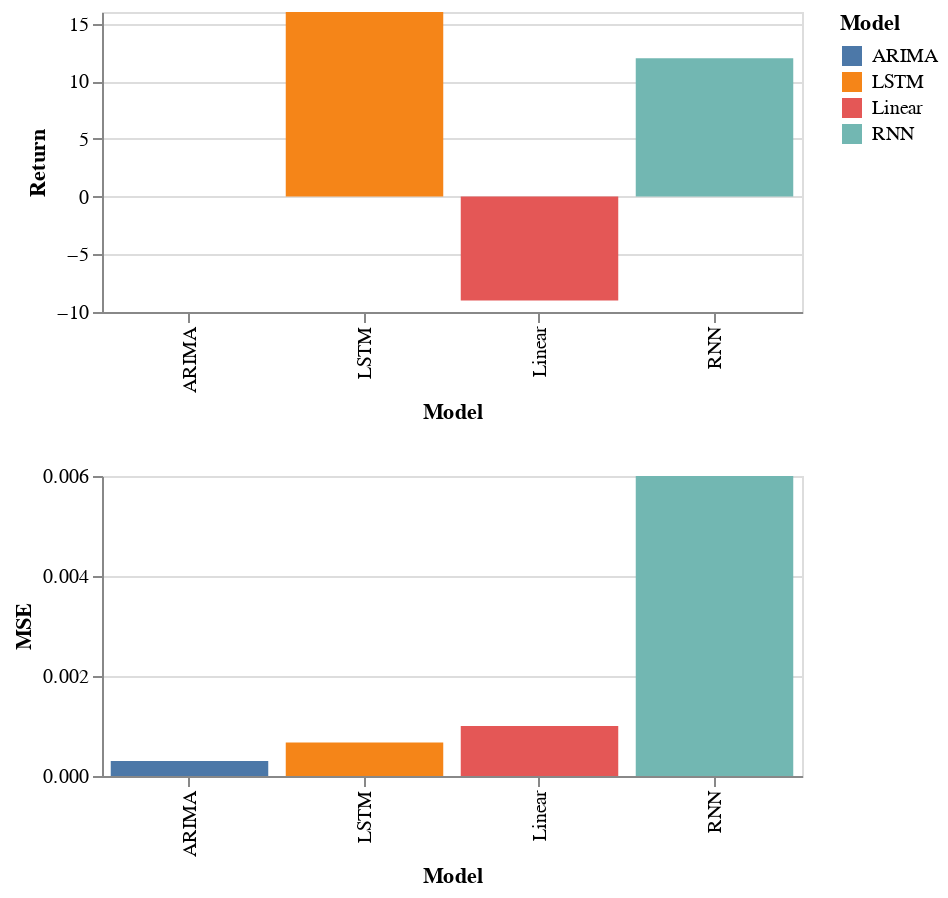

Source (notebook cell):
### Markdown cell above
| Model        | Token | Freq (H) | MSE    | Return (%) |
| ------------ | ----- | -------- | ------ | ---------- |
| ARIMA(4,0,4) | ETH   | 4        | 3E-4   | 0          |
| Linear NN    | ETH   | 4        | 1e-3 | -9      |
| RNN          | ETH   | 4        | 3E-3   | 12      |
| LSTM         | ETH   | 4        | 6.7E-4 | 16|
| LSTM         | ETH   | 1        | 2.9E-4 | 19          |
| LSTM         | AAVE  | 4        | 1.4E-3 | 23         |
| LSTM         | AAVE  | 1        | 1.2E-3 | 25         |

### Code cell
width, height = 350, 150
mse = alt.Chart(
    pd.DataFrame({
    "Model":["ARIMA", "Linear", "RNN", "LSTM"],
    "MSE":[3e-4, 1e-3, 6e-3, 6.7e-4],
    }),width=width,height=height
).mark_bar().encode(
    x='Model',
    y='MSE',
    color='Model'
)

ret = alt.Chart(
    pd.DataFrame({
    "Model":["ARIMA", "Linear", "RNN", "LSTM"],
    "Return":[0, -9, 12, 16],
    }),width=width,height=height
).mark_bar().encode(
    x='Model',
    y='Return',
    color='Model'
)
ret & mse

### Figure 1 — Vega-Lite specification as saved in the notebook (floating-point values rounded to 4 significant figures)
{"config": {"view": {"continuousWidth": 400, "continuousHeight": 300}}, "vconcat": [{"data": {"name": "data-23109dacfe1a2d2465716ea5b2fd7a24"}, "mark": "bar", "encoding": {"color": {"type": "nominal", "field": "Model"}, "x": {"type": "nominal", "field": "Model"}, "y": {"type": "quantitative", "field": "Return"}}, "height": 150, "width": 350}, {"data": {"name": "data-23945edf7823e0a500f45ad2411511a3"}, "mark": "bar", "encoding": {"color": {"type": "nominal", "field": "Model"}, "x": {"type": "nominal", "field": "Model"}, "y": {"type": "quantitative", "field": "MSE"}}, "height": 150, "width": 350}], "$schema": "https://vega.github.io/schema/vega-lite/v4.8.1.json", "datasets": {"data-23109dacfe1a2d2465716ea5b2fd7a24": [{"Model": "ARIMA", "Return": 0}, {"Model": "Linear", "Return": -9}, {"Model": "RNN", "Return": 12}, {"Model": "LSTM", "Return": 16}], "data-23945edf7823e0a500f45ad2411511a3": [{"Model": "ARIMA", "MSE": 0.0003}, {"Model": "Linear", "MSE": 0.001}, {"Model": "RNN", "MSE": 0.006}, {"Model": "LSTM", "MSE": 0.00067}]}}
